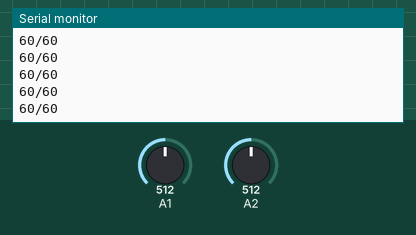
Simulated run of this sketch. Board: Arduino Uno, built with avr-gcc and run on an emulated ATmega328P. On the bench: the last lines printed to the serial monitor. The test bench sets the inputs (shaded band); at power-on: A1 = 512, A2 = 512.

Above: at 5.7 s.
5.8 s: A1 set to 842
At 6.6 s:
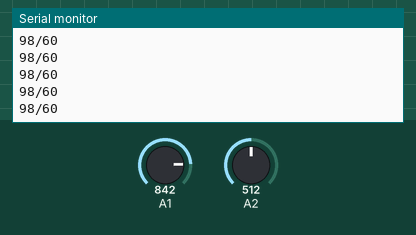
7.3 s: A1 set to 862
At 8.4 s:
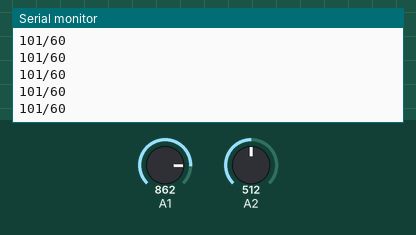
Timing chart, 0 to 10.3 s (numbered marks = the images above; inputs shaded):
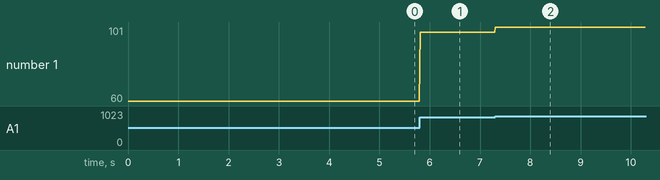

The sketch:

Telemetri.ino
```cpp
//potansiyummetre değerlerini tanıtma
int pot;
int pot2;

void setup() {
  // put your setup code here, to run once:
  //Potansiyummetrenin analog girişlerini tanıtma
  pinMode(A1,INPUT);
  pinMode(A2,INPUT);
  Serial.begin(9600);


}

void loop() {
  // put your main code here, to run repeatedly:

  //potansiyumetreden alınan değerleri C# radial gaugeye göre sınırlandırma
  pot = map(analogRead(A1),0,1024,0,120);
  pot2 = map(analogRead(A2),0,1024,0,120);

  Serial.print(pot);
  Serial.print("/");
  Serial.println(pot2);
 //15 milisaniye gecikme süresi
  delay(15);


}
```

Measured:
- after the input at 5.8 s, the serial monitor: prints a new line at once (image 1)
- after the input at 7.3 s, the serial monitor: prints a new line at once (image 2)
- plotted number 1: 60 → 98 after the input at 5.8 s, 98 → 101 after the input at 7.3 s
